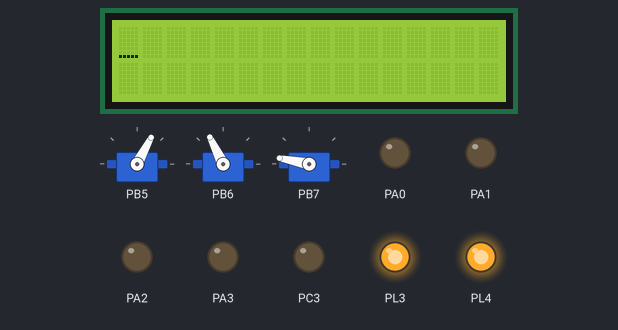
Recording of a program running on a simulated ATmega2560, built with avr-gcc and emulated at 14.7456 MHz. Parts: 16×2 character LCD, 3 × servo, output pins drawn as LEDs (lit = HIGH). Wiring (inferred from the names in the program): character LCD (HD44780): RS PC0; R/W PC1; E PC2; data PC4, PC5, PC6, PC7. Servo pulses on a pin are drawn as a servo (544–2400 µs = 0–180°); pins used as bus, display or sensor lines are not drawn.

Above: at 0.2 s.
Timing chart, 0 to 1.7 s (numbered marks = the images above):
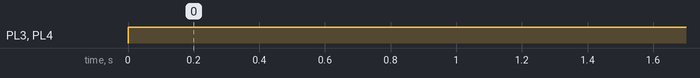

Measured:
- by itself, PL3, PL4: LOW → HIGH at 0.00 s

The program:

main.c
```c
/********************************************************************************
 Written by: Vinod Desai, NEX Robotics Pvt. Ltd.
 Edited by: Sachitanand Malewar, NEX Robotics Pvt. Ltd.
 AVR Studio Version 4.17, Build 666

 Date: 26th December 2010

 Application example: Robot control over serial port via XBee wireless communication module
 					  (located on the ATMEGA260 microcontroller adaptor board)

 Concepts covered:  serial communication

 Serial Port used: UART0

 There are two components to the motion control:
 1. Direction control using pins PORTA0 to PORTA3
 2. Velocity control by PWM on pins PL3 and PL4 using OC5A and OC5B.

 In this experiment for the simplicity PL3 and PL4 are kept at logic 1.

 Pins for PWM are kept at logic 1.

 Connection Details:

  Motion control:		L-1---->PA0;		L-2---->PA1;
   						R-1---->PA2;		R-2---->PA3;
   						PL3 (OC5A) ----> Logic 1; 	PL4 (OC5B) ----> Logic 1;


  Serial Communication:	PORTD 2 --> RXD1 UART1 receive for RS232 serial communication
						PORTD 3 --> TXD1 UART1 transmit for RS232 serial communication

						PORTH 0 --> RXD2 UART 2 receive for USB - RS232 communication
						PORTH 1 --> TXD2 UART 2 transmit for USB - RS232 communication

						PORTE 0 --> RXD0 UART0 receive for ZigBee wireless communication
						PORTE 1 --> TXD0 UART0 transmit for ZigBee wireless communication

						PORTJ 0 --> RXD3 UART3 receive available on microcontroller expansion socket
						PORTJ 1 --> TXD3 UART3 transmit available on microcontroller expansion socket

Serial communication baud rate: 9600bps
To control robot use number pad of the keyboard which is located on the right hand side of the keyboard.
Make sure that NUM lock is on.

Commands:
			Keyboard Key   ASCII value	Action
				8				0x38	Forward
				2				0x32	Backward
				4				0x34	Left
				6				0x36	Right
				5				0x35	Stop
				7				0x37	Buzzer on
				9				0x39	Buzzer off

 Note:

 1. Make sure that in the configuration options following settings are
 	done for proper operation of the code

 	Microcontroller: atmega2560
 	Frequency: 14745600
 	Optimization: -O0 (For more information read section: Selecting proper optimization
 						options below figure 2.22 in the Software Manual)

 2. Difference between the codes for RS232 serial, USB and wireless communication is only in the serial port number.
 	Rest of the things are the same.

 3. For USB communication check the Jumper 1 position on the ATMEGA2560 microcontroller adaptor board

 4. Auxiliary power can supply current up to 1 Ampere while Battery can supply current up to
 	2 Ampere. When both motors of the robot changes direction suddenly without stopping,
	it produces large current surge. When robot is powered by Auxiliary power which can supply
	only 1 Ampere of current, sudden direction change in both the motors will cause current
	surge which can reset the microcontroller because of sudden fall in voltage.
	It is a good practice to stop the motors for at least 0.5seconds before changing
	the direction. This will also increase the useable time of the fully charged battery.
	the life of the motor.

*********************************************************************************/

/********************************************************************************

   Copyright (c) 2010, NEX Robotics Pvt. Ltd.                       -*- c -*-
   All rights reserved.

   Redistribution and use in source and binary forms, with or without
   modification, are permitted provided that the following conditions are met:

   * Redistributions of source code must retain the above copyright
     notice, this list of conditions and the following disclaimer.

   * Redistributions in binary form must reproduce the above copyright
     notice, this list of conditions and the following disclaimer in
     the documentation and/or other materials provided with the
     distribution.

   * Neither the name of the copyright holders nor the names of
     contributors may be used to endorse or promote products derived
     from this software without specific prior written permission.

   * Source code can be used for academic purpose.
	 For commercial use permission form the author needs to be taken.

  THIS SOFTWARE IS PROVIDED BY THE COPYRIGHT HOLDERS AND CONTRIBUTORS "AS IS"
  AND ANY EXPRESS OR IMPLIED WARRANTIES, INCLUDING, BUT NOT LIMITED TO, THE
  IMPLIED WARRANTIES OF MERCHANTABILITY AND FITNESS FOR A PARTICULAR PURPOSE
  ARE DISCLAIMED. IN NO EVENT SHALL THE COPYRIGHT OWNER OR CONTRIBUTORS BE
  LIABLE FOR ANY DIRECT, INDIRECT, INCIDENTAL, SPECIAL, EXEMPLARY, OR
  CONSEQUENTIAL DAMAGES (INCLUDING, BUT NOT LIMITED TO, PROCUREMENT OF
  SUBSTITUTE GOODS OR SERVICES; LOSS OF USE, DATA, OR PROFITS; OR BUSINESS
  INTERRUPTION) HOWEVER CAUSED AND ON ANY THEORY OF LIABILITY, WHETHER IN
  CONTRACT, STRICT LIABILITY, OR TORT (INCLUDING NEGLIGENCE OR OTHERWISE)
  ARISING IN ANY WAY OUT OF THE USE OF THIS SOFTWARE, EVEN IF ADVISED OF THE
  POSSIBILITY OF SUCH DAMAGE.

  Software released under Creative Commence cc by-nc-sa licence.
  For legal information refer to:
  http://creativecommons.org/licenses/by-nc-sa/3.0/legalcode

********************************************************************************/


#include<avr/io.h>
#include<avr/interrupt.h>
#include<util/delay.h>
#include "motion.h"
#include "line_follower.h"
unsigned char data; //to store received data from UDR1
unsigned int num_read_mode = 0; //to read data from Zigbee
unsigned int count = 0;  //to count the number of digits of number read
unsigned int sum_x = 0;  //to read x value(tomato center) send by zigbee
unsigned int sum_y = 0;	 //to read y value(tomato center) send by zigbee
unsigned int row_no = 0, col_no = 0; //row, col where tomato is detected
unsigned char bot_mode = 0;	//1 for monitoring mode , 2 for plucking mode
unsigned char row_read_mode = 0; //to read row for plucking mode
unsigned char col_read_mode = 0; //to read row for plucking mode

void buzzer_pin_config (void)
{
 DDRC = DDRC | 0x08;		//Setting PORTC 3 as outpt
 PORTC = PORTC & 0xF7;		//Setting PORTC 3 logic low to turnoff buzzer
}

void motion_pin_config (void)
{
 DDRA = DDRA | 0x0F;
 PORTA = PORTA & 0xF0;
 DDRL = DDRL | 0x18;   //Setting PL3 and PL4 pins as output for PWM generation
 PORTL = PORTL | 0x18; //PL3 and PL4 pins are for velocity control using PWM.
}

//Function to initialize ports
void port_init()
{
	motion_pin_config();
	buzzer_pin_config();
}

void buzzer_on (void)
{
 unsigned char port_restore = 0;
 port_restore = PINC;
 port_restore = port_restore | 0x08;
 PORTC = port_restore;
}

void buzzer_off (void)
{
 unsigned char port_restore = 0;
 port_restore = PINC;
 port_restore = port_restore & 0xF7;
 PORTC = port_restore;
}

//Function To Initialize UART0
// desired baud rate:9600
// actual baud rate:9600 (error 0.0%)
// char size: 8 bit
// parity: Disabled
void uart0_init(void)
{
 UCSR0B = 0x00; //disable while setting baud rate
 UCSR0A = 0x00;
 UCSR0C = 0x06;
 UBRR0L = 0x5F; //set baud rate lo
 UBRR0H = 0x00; //set baud rate hi
 UCSR0B = 0x98;
}


SIGNAL(SIG_USART0_RECV) 		// ISR for receive complete interrupt
{
	data = UDR0; 				//making copy of data from UDR0 in 'data' variable

	//UDR0 = data; 				//echo data back to PC


		/*read the row from serial port and move to column read mode*/
		if (row_read_mode == 1)
		{
			row_no = (int)data -48; //read the row value
			col_read_mode = 1;		//move to column read mode
			row_read_mode = 0;
		}

		else if (col_read_mode == 1)
		{
			col_no = (int)data - 48;	//read the column value
			col_read_mode = 0;
			lcd_print(1, 1, row_no, 3);	//print row value on first line of lcd
			lcd_print(2, 1, col_no, 3);	//print column value on second line of lcd
			move_bot(row_no, col_no);	//move the bot to given row and column
			UDR0 = 0x31;				//send success signal

		}

		/*used to read x and y values of tomato center, each 3 digit*/
		else if (num_read_mode == 1)	//to read x val
		{
		 	if (count==0)
			{
				sum_x+= ((int)data-48);	//add units digit of x
			}

			if (count==1)
			{
				sum_x+= ((int)data-48)*10;	//add tens digit of x
			}

			if (count==2)
			{
				sum_x+= ((int)data-48)*100;	//add hundred's digit of x
				lcd_print(1, 1, sum_x, 3);	//print the x value detected
				num_read_mode = 2;			//go to read y_value
			}

			count = (count+1)%3;
		}


		else if (num_read_mode ==2)		//to read y value
		{
		 	if (count==0)
			{
				sum_y+= ((int)data-48);	//add units digit of y
			}

			if (count==1)
			{
				sum_y+= ((int)data-48)*10;	//add tens digit of x
			}

			if (count==2)
			{
				sum_y+= ((int)data-48)*100;	//add tens digit of x
				lcd_print(2, 1, sum_y, 3);	//print detected y value

				//checks if tomato center is in center of window, within certain range
				if (sum_x<=MAX_X/2+75 && sum_x>=MAX_X/2-75 && sum_y<=MAX_Y/2+75 && sum_y>=MAX_Y/2-75)
				{
					UDR0 = 0x32;	//send sucess, stop detecting
					_delay_ms(2000);
					buzzer_on();
					_delay_ms(2000);
					buzzer_off();
					pluck_fruit();	//call the pluck fruit,which cuts
					while (initial_angle>5)
					{
						initial_angle-=5;	//pulls down
						servo_2(initial_angle);
					}
					servo_3(60);
				}
				else
				{
					align_center(sum_x,sum_y);	//if not in center, call align center
					_delay_ms(2000);
					UDR0 = 0x31;
				}

				sum_x = 0;	//intialize back values for next iteration
				sum_y = 0;
				num_read_mode = 0;
			}

			count = (count+1)%3;
		}

		else if(data == 0x30) //ASCII value of 0, tomato not found
		{
			initial_angle-=5;	//decrement angle by 5 degree, moves arm downwards
			if (initial_angle>=5)	//if not reached the bottom
			{
				servo_2(initial_angle);	//move to new position
				UDR0 = 0x31;			//send the signal
			}
			else if (initial_angle<5)	//if reached bottom
			{
				initial_angle = 120;	//move to top, 120 degrees
				servo_2(initial_angle);

				if (end_reached==1)		//if end of grid reached in monitoring mode
				{
					UDR0 = 0x34;		//send corresponding signal
					_delay_ms(1000);
					UDR0 = (unsigned char)((int)tom_found+48);	//send no. of tomatoes found

					//send row and column no's where tomaotes are found
					for (int iter=0;iter<tom_found;iter++)
					{
						_delay_ms(1000);
						UDR0 = (unsigned char)((int)row_found_arr[iter]+48);
						_delay_ms(1000);
						UDR0 = (unsigned char)((int)col_found_arr[iter]+48);
					}
				}
				//if not reached the end,
				else
				{
					if (bot_mode==1)
				    {
						PORTA=0x06;			//move forward and do line following in monitoring mode
						velocity(250,250);
						_delay_ms(200);
						PORTA=0x00;
						line_follower();
						//UDR0 = 0x31;
					}
					else
						UDR0 = 0x31;		//don't move forward, repeat there itself
				}

			}
			else
			{
				UDR0 = 0x30;
				_delay_ms(2000);
				pluck_fruit();
				initial_angle+=15;
				servo_2(initial_angle);
			}
		}


		else if(data == 0x31) //ASCII value of 1, tomato found
		{
			if (bot_mode==2)	//plucking mode
				num_read_mode = 1;	//read x and y values of center to align
			else if (bot_mode==1) 	//monitoring mode
			{
				num_read_mode = 0;
				row_found_arr[tom_found] = row_found;	//store the row where it is found
				col_found_arr[tom_found] = col_found;	//store the col where it is found
				tom_found++;	//increase the no. of tomatoes found

				initial_angle = 120;	//move the hand to top
				servo_2(initial_angle);

				if (end_reached==1)		//if end of grid reached
				{
					UDR0 = 0x34;	//indicate the signal
					_delay_ms(1000);
					UDR0 = (unsigned char)((int)tom_found+48); //send the number of tomatoes found

					//send the row no and col no where tomatoes are found
					for (int iter=0;iter<tom_found;iter++)
					{
						_delay_ms(1000);
						UDR0 = (unsigned char)((int)row_found_arr[iter]+48);
						_delay_ms(1000);
						UDR0 = (unsigned char)((int)col_found_arr[iter]+48);
					}
				}
				else	//if end of grid not reached
				{
				    PORTA=0x06;	//move forward and do line following
					velocity(250,250);
					_delay_ms(200);
					PORTA=0x00;
					line_follower();
					//UDR0 = 0x31;
				}

			}
			//PORTA=0x06;  //forward
		}

		else if (data == 0x32)	//ASCII value of 2, input for monitoring mode
		{
			bot_mode = 1;	//put in monitoring mode
			row_found = 0;
			col_found = 0;
			line_follower();	//start monitoring
		}

		else if (data == 0x33)	//ASCII value of 3, input for plucking mode
		{
			bot_mode = 2;	//put in plucking mode
			row_read_mode = 1;	//start reading row and column no.s to pluck
		}
}


//Function To Initialize all The Devices
void init_devices()
{
 cli(); //Clears the global interrupts
 port_init();  //Initializes all the ports
 uart0_init(); //Initailize UART1 for serial communiaction
 sei();   //Enables the global interrupts
}

//Main Function
int main(void)
{
	//all initializations
    init_devices_motion();
	init_devices();
	init_devices_lf();
	lcd_set_4bit();
	lcd_init();

	//setting gripper arm
	initial_angle = 120;
	servo1_init();
	servo_2(initial_angle);
	servo_3(180);
	//UDR0 = 0x31;
	//line_follower();
	//pluck_fruit();

	while(1);
}
```

lcd.c
```c
#include <avr/io.h>
#include <avr/delay.h>
#include <util/delay.h>

#define RS 0
#define RW 1
#define EN 2
#define lcd_port PORTC

#define sbit(reg,bit)	reg |= (1<<bit)
#define cbit(reg,bit)	reg &= ~(1<<bit)

void init_ports();
void lcd_reset_4bit();
void lcd_init();
void lcd_wr_command(unsigned char);
void lcd_wr_char(char);
void lcd_home();
void lcd_cursor(char, char);
void lcd_print(char, char, unsigned int, int);
void lcd_string(char*);

unsigned int temp;
unsigned int unit;
unsigned int tens;
unsigned int hundred;
unsigned int thousand;
unsigned int million;

int i;


/*****Function to Reset LCD*****/
void lcd_set_4bit()
{
	_delay_ms(1);

	cbit(lcd_port,RS);				//RS=0 --- Command Input
	cbit(lcd_port,RW);				//RW=0 --- Writing to LCD
	lcd_port = 0x30;				//Sending 3
	sbit(lcd_port,EN);				//Set Enable Pin
	_delay_ms(5);					//Delay
	cbit(lcd_port,EN);				//Clear Enable Pin

	_delay_ms(1);

	cbit(lcd_port,RS);				//RS=0 --- Command Input
	cbit(lcd_port,RW);				//RW=0 --- Writing to LCD
	lcd_port = 0x30;				//Sending 3
	sbit(lcd_port,EN);				//Set Enable Pin
	_delay_ms(5);					//Delay
	cbit(lcd_port,EN);				//Clear Enable Pin

	_delay_ms(1);

	cbit(lcd_port,RS);				//RS=0 --- Command Input
	cbit(lcd_port,RW);				//RW=0 --- Writing to LCD
	lcd_port = 0x30;				//Sending 3
	sbit(lcd_port,EN);				//Set Enable Pin
	_delay_ms(5);					//Delay
	cbit(lcd_port,EN);				//Clear Enable Pin

	_delay_ms(1);

	cbit(lcd_port,RS);				//RS=0 --- Command Input
	cbit(lcd_port,RW);				//RW=0 --- Writing to LCD
	lcd_port = 0x20;				//Sending 2 to initialise LCD 4-bit mode
	sbit(lcd_port,EN);				//Set Enable Pin
	_delay_ms(5);					//Delay
	cbit(lcd_port,EN);				//Clear Enable Pin


}

/*****Function to Initialize LCD*****/
void lcd_init()
{
	_delay_ms(1);

	lcd_wr_command(0x28);			//LCD 4-bit mode and 2 lines.
	lcd_wr_command(0x01);
	lcd_wr_command(0x06);
	lcd_wr_command(0x0E);
	lcd_wr_command(0x80);

}


/*****Function to Write Command on LCD*****/
void lcd_wr_command(unsigned char cmd)
{
	unsigned char temp;
	temp = cmd;
	temp = temp & 0xF0;
	lcd_port &= 0x0F;
	lcd_port |= temp;
	cbit(lcd_port,RS);
	cbit(lcd_port,RW);
	sbit(lcd_port,EN);
	_delay_ms(5);
	cbit(lcd_port,EN);

	cmd = cmd & 0x0F;
	cmd = cmd<<4;
	lcd_port &= 0x0F;
	lcd_port |= cmd;
	cbit(lcd_port,RS);
	cbit(lcd_port,RW);
	sbit(lcd_port,EN);
	_delay_ms(5);
	cbit(lcd_port,EN);
}

/*****Function to Write Data on LCD*****/
void lcd_wr_char(char letter)
{
	char temp;
	temp = letter;
	temp = (temp & 0xF0);
	lcd_port &= 0x0F;
	lcd_port |= temp;
	sbit(lcd_port,RS);
	cbit(lcd_port,RW);
	sbit(lcd_port,EN);
	_delay_ms(5);
	cbit(lcd_port,EN);

	letter = letter & 0x0F;
	letter = letter<<4;
	lcd_port &= 0x0F;
	lcd_port |= letter;
	sbit(lcd_port,RS);
	cbit(lcd_port,RW);
	sbit(lcd_port,EN);
	_delay_ms(5);
	cbit(lcd_port,EN);
}


void lcd_home()
{
	lcd_wr_command(0x80);
}


/*****Function to Print String on LCD*****/
void lcd_string(char *str)
{
	while(*str != '\0')
	{
		lcd_wr_char(*str);
		str++;
	}
}

/*** Position the LCD cursor at "row", "column". ***/

void lcd_cursor (char row, char column)
{
	switch (row) {
		case 1: lcd_wr_command (0x80 + column - 1); break;
		case 2: lcd_wr_command (0xc0 + column - 1); break;
		case 3: lcd_wr_command (0x94 + column - 1); break;
		case 4: lcd_wr_command (0xd4 + column - 1); break;
		default: break;
	}
}

/***** Function To Print Any input value upto the desired digit on LCD *****/
void lcd_print (char row, char coloumn, unsigned int value, int digits)
{
	unsigned char flag=0;
	if(row==0||coloumn==0)
	{
		lcd_home();
	}
	else
	{
		lcd_cursor(row,coloumn);
	}
	if(digits==5 || flag==1)
	{
		million=value/10000+48;
		lcd_wr_char(million);
		flag=1;
	}
	if(digits==4 || flag==1)
	{
		temp = value/1000;
		thousand = temp%10 + 48;
		lcd_wr_char(thousand);
		flag=1;
	}
	if(digits==3 || flag==1)
	{
		temp = value/100;
		hundred = temp%10 + 48;
		lcd_wr_char(hundred);
		flag=1;
	}
	if(digits==2 || flag==1)
	{
		temp = value/10;
		tens = temp%10 + 48;
		lcd_wr_char(tens);
		flag=1;
	}
	if(digits==1 || flag==1)
	{
		unit = value%10 + 48;
		lcd_wr_char(unit);
	}
	if(digits>5)
	{
		lcd_wr_char('E');
	}

}
```

Source omitted: line_follower.h (12650 bytes), motion.h (10227 bytes)
